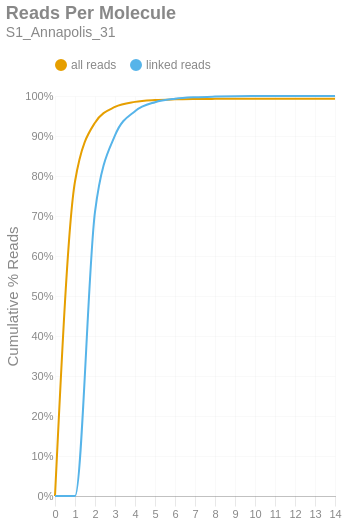

This figure's notebook cell:
### Markdown cell above
### Reads per Molecule
This chart shows the cumulative distribution of the number of reads per linked molecule. That is, how many alignments are associated with a unique molecule. This excludes the number of reads associated with invalid or absent linked-read barcodes. The `linked` histogram is the percentages recalculated when disregarding singletons.

### Code cell
if SKIPLR:
    print_html(f"Skipped")
else:
    counts = np.bincount(valids['reads'].cast(pl.Int64).to_numpy())
    weighted = counts * np.arange(len(counts))
    all_perc = weighted / n_reads
    linked_perc = weighted / n_linked_reads
    linked_perc[1] = 0
    binned_df = pl.DataFrame({
        'readsper': list(range(len(counts))),
        'all reads (cumsum)': np.cumsum(all_perc).tolist(),
        'linked reads (cumsum)': np.cumsum(linked_perc).tolist(),
    })

    with SafeRender(binned_df):
        (
            density_plot(binned_df, 'Reads Per Molecule', samplename, 'readspmol')
            .encode(
                x=alt.X('readsper:O', title=None).axis(labelAngle=0).scale(padding=0),
                y=alt.Y('value:Q', title='Cumulative % Reads').axis(format='%').stack(False),
                color=alt.Color("key:N").scale(domain=["all reads", "linked reads"]),
                tooltip=[
                    alt.Tooltip("key:N", title="Data Type"),
                    alt.Tooltip("readsper:O", title="Reads Per Molecule"),
                    alt.Tooltip("value:Q", format=".2%", title="% Reads (Cum.)")
                ]            
            )
        ).display()

### Figure 1 — Vega-Lite specification as saved in the notebook (floating-point values rounded to 4 significant figures)
{"width": "container", "height": 400, "config": {"title": {"anchor": "start", "dy": -15, "fontSize": 18, "color": "#888888", "subtitleColor": "#888888", "subtitleFontSize": 14}, "arc": {"fill": "#0072B2"}, "axis": {"domainColor": "#888888", "domainWidth": 0.5, "gridWidth": 0.2, "grid": false, "titleFontWeight": 400, "titleFontSize": 15, "labelFontSize": 11, "labelColor": "#888888", "tickColor": "#888888", "tickWidth": 0.2, "titleColor": "#888888"}, "axisBand": {"grid": false}, "axisX": {"grid": true, "tickSize": 10, "domainCap": "round"}, "axisY": {"domain": false, "grid": true, "tickSize": 0, "domainCap": "round"}, "background": "transparent", "header": {"labelFontSize": 15, "labelColor": "#888888", "titleFontSize": 15, "titleFontWeight": 600, "titleColor": "#888888"}, "legend": {"labelFont": "sans-serif", "labelFontSize": 12, "labelColor": "#888888", "symbolSize": 100, "symbolType": "circle", "titleFontSize": 12, "titlePadding": 10, "titleColor": "#888888", "title": null, "orient": "top"}, "range": {"category": ["#E69F00", "#56B4E9", "#009E73", "#F0E442", "#0072B2", "#D55E00", "#CC79A7", "#000000"], "diverging": ["#cfe8f3", "#a2d4ec", "#73bfe2", "#46abdb", "#1696d2", "#12719e"]}, "area": {"fill": "#0072B2", "fillOpacity": 0.7, "line": true, "strokeOpacity": 0.7}, "line": {"color": "#0072B2", "stroke": "#0072B2", "strokeWidth": 2}, "trail": {"color": "#0072B2", "stroke": "#0072B2", "strokeWidth": 0, "size": 1}, "point": {"filled": true, "fillOpacity": 1.0, "size": 95}, "text": {"color": "#888888", "fontSize": 11, "align": "right", "fontWeight": 400, "size": 11}, "bar": {"fill": "#0072B2", "stroke": null}, "view": {"stroke": null, "continuousWidth": 660, "continuousHeight": 400}}, "data": {"name": "data-9aa664506f8c55b35ec1602f78fbfab7"}, "mark": {"type": "line", "interpolate": "monotone", "point": {"opacity": 0, "size": 275}}, "encoding": {"color": {"field": "key", "scale": {"domain": ["all reads", "linked reads"]}, "type": "nominal"}, "tooltip": [{"field": "key", "title": "Data Type", "type": "nominal"}, {"field": "readsper", "title": "Reads Per Molecule", "type": "ordinal"}, {"field": "value", "format": ".2%", "title": "% Reads (Cum.)", "type": "quantitative"}], "x": {"axis": {"labelAngle": 0}, "field": "readsper", "scale": {"padding": 0}, "title": null, "type": "ordinal"}, "y": {"axis": {"format": "%"}, "field": "value", "stack": false, "title": "Cumulative % Reads", "type": "quantitative"}}, "params": [{"name": "param_c36ac31b6afebe62", "select": {"type": "point", "fields": ["key"]}, "bind": "legend"}], "title": {"text": "Reads Per Molecule", "subtitle": "S1_Annapolis_31"}, "transform": [{"fold": ["all reads (cumsum)", "linked reads (cumsum)"]}, {"calculate": "replace(datum.key, ' (cumsum)', '')", "as": "key"}, {"filter": {"param": "param_c36ac31b6afebe62"}}], "usermeta": {"embedOptions": {"downloadFileName": "S1_Annapolis_31.readspmol"}}, "$schema": "https://vega.github.io/schema/vega-lite/v6.1.0.json", "datasets": {"data-9aa664506f8c55b35ec1602f78fbfab7": [{"readsper": 0, "all reads (cumsum)": 0.0, "linked reads (cumsum)": 0.0}, {"readsper": 1, "all reads (cumsum)": 0.7863, "linked reads (cumsum)": 0.0}, {"readsper": 2, "all reads (cumsum)": 0.9332, "linked reads (cumsum)": 0.7105}, {"readsper": 3, "all reads (cumsum)": 0.9727, "linked reads (cumsum)": 0.9013}, {"readsper": 4, "all reads (cumsum)": 0.9853, "linked reads (cumsum)": 0.9621}, {"readsper": 5, "all reads (cumsum)": 0.9899, "linked reads (cumsum)": 0.9845}, {"readsper": 6, "all reads (cumsum)": 0.9917, "linked reads (cumsum)": 0.9932}, {"readsper": 7, "all reads (cumsum)": 0.9925, "linked reads (cumsum)": 0.9969}, {"readsper": 8, "all reads (cumsum)": 0.9928, "linked reads (cumsum)": 0.9986}, {"readsper": 9, "all reads (cumsum)": 0.993, "linked reads (cumsum)": 0.9994}, {"readsper": 10, "all reads (cumsum)": 0.9931, "linked reads (cumsum)": 0.9998}, {"readsper": 11, "all reads (cumsum)": 0.9931, "linked reads (cumsum)": 0.9999}, {"readsper": 12, "all reads (cumsum)": 0.9931, "linked reads (cumsum)": 1.0}, {"readsper": 13, "all reads (cumsum)": 0.9931, "linked reads (cumsum)": 1.0}, {"readsper": 14, "all reads (cumsum)": 0.9931, "linked reads (cumsum)": 1.0}]}}
